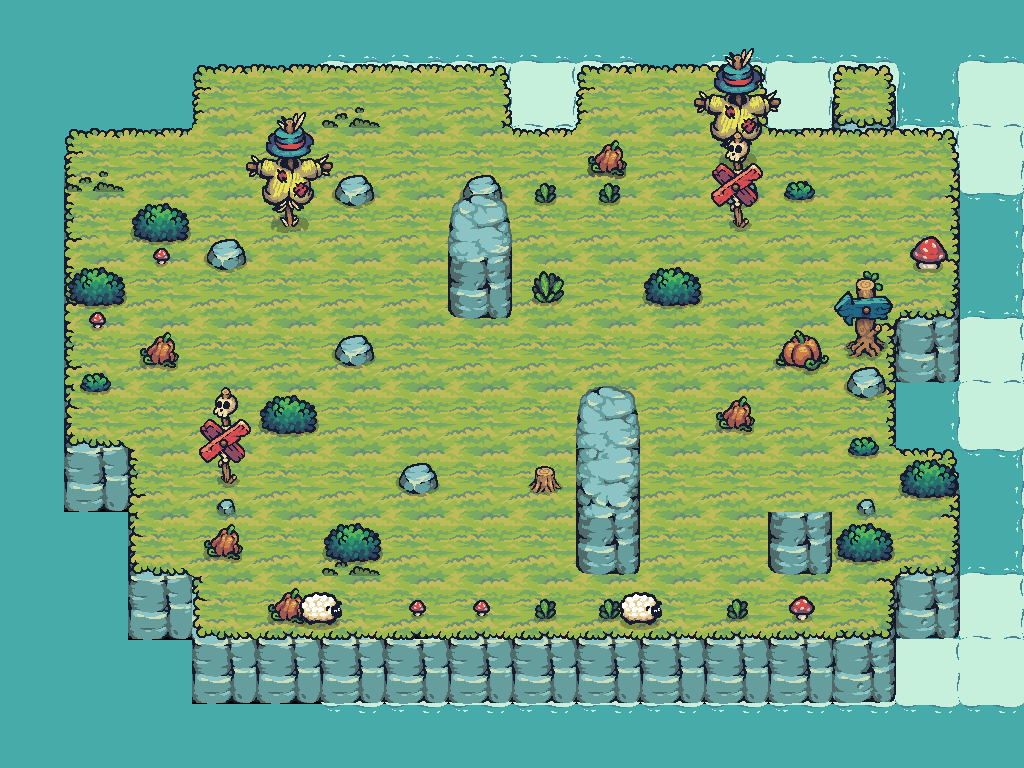

Tiled map render using the project's own tile images. Description and the map definition, with tile-layer contents summarised, below:
An orthogonal 16x12 tile map with 64x64 px tiles, 11 tile layers (Water, Foam, layerforedge, new game bg, ...), 25 tilesets and 36 objects (21x Block, 6x Tree, 5x Barrel, PlayerCheckpoint, AntiPlayerCheckpoint, ...).

<map version="1.10" tiledversion="1.11.0" orientation="orthogonal" renderorder="right-down" width="16" height="12" tilewidth="64" tileheight="64" infinite="0" nextlayerid="28" nextobjectid="11">
<properties>
  <property name="Star1" type="int" value="24" />
  <property name="Star2" type="int" value="30" />
  <property name="Star3" type="int" value="35" />
 </properties>
 <tileset firstgid="1" source="Terrain.tsx" />
 <tileset firstgid="41" source="Castle_Red.tsx" />
 <tileset firstgid="61" source="Tree.tsx" />
 <tileset firstgid="169" source="17.tsx" />
 <tileset firstgid="171" source="Tower_Blue.tsx" />
 <tileset firstgid="179" source="01.tsx" />
 <tileset firstgid="180" source="06.tsx" />
 <tileset firstgid="181" source="18.tsx" />
 <tileset firstgid="190" source="09.tsx" />
 <tileset firstgid="191" source="12.tsx" />
 <tileset firstgid="192" source="16.tsx" />
 <tileset firstgid="194" source="Castle_Destroyed.tsx" />
 <tileset firstgid="214" source="HappySheep_Idle.tsx" />
 <tileset firstgid="222" source="Tree_192.tsx" />
 <tileset firstgid="234" source="Water.tsx" />
 <tileset firstgid="235" source="Foam_192.tsx" />
 <tileset firstgid="243" source="Tilemap_Elevation.tsx" />
 <tileset firstgid="275" source="02.tsx" />
 <tileset firstgid="276" source="03.tsx" />
 <tileset firstgid="277" source="04.tsx" />
 <tileset firstgid="278" source="07.tsx" />
 <tileset firstgid="279" source="10.tsx" />
 <tileset firstgid="280" source="TX Props.tsx" />
 <tileset firstgid="344" source="13.tsx" />
 <tileset firstgid="345" source="11.tsx" />
 <group id="26" name="Common">
  <layer id="13" name="Water" width="16" height="12">
   <data>[192 cells, 88 non-empty, 1 distinct tile ids]</data>
  </layer>
  <layer id="14" name="Foam" width="16" height="12" offsetx="128" offsety="0">
   <data>[192 cells, 44 non-empty, 1 distinct tile ids]</data>
  </layer>
  <layer id="19" name="layerforedge" width="16" height="12">
   <data>[192 cells, 30 non-empty, 11 distinct tile ids]</data>
  </layer>
  <layer id="15" name="new game bg" width="16" height="12">
   <data>[192 cells, 128 non-empty, 12 distinct tile ids]</data>
  </layer>
  <layer id="24" name="eat" width="16" height="12">
   <data>[192 cells, 5 non-empty, 3 distinct tile ids]</data>
  </layer>
  <layer id="27" name="grass" width="16" height="12">
   <data>[192 cells, 3 non-empty, 1 distinct tile ids]</data>
  </layer>
  <layer id="17" name="props" width="16" height="12" offsetx="0" offsety="32">
   <data>[192 cells, 17 non-empty, 7 distinct tile ids]</data>
  </layer>
  <layer id="18" name="propsLayer2" width="16" height="12">
   <data>[192 cells, 15 non-empty, 12 distinct tile ids]</data>
  </layer>
  <objectgroup id="21" name="TreesOutSideGameGrid" class="TreesOutSideGameGrid">
   <object id="3" name="Tree" type="Tree" x="192" y="128" width="64" height="64" />
   <object id="5" name="Tree" type="Tree" x="256" y="128" width="64" height="64" />
   <object id="6" name="Tree" type="Tree" x="384" y="128" width="64" height="64" />
   <object id="7" name="Tree" type="Tree" x="832" y="192" width="64" height="64" />
   <object id="8" name="Tree" type="Tree" x="640" y="128" width="64" height="64" />
   <object id="9" name="Tree" type="Tree" x="192" y="320" width="64" height="64" />
  </objectgroup>
  <layer id="22" name="AheadOfTreesProps" width="16" height="12">
   <data>[192 cells, 6 non-empty, 6 distinct tile ids]</data>
  </layer>
  <objectgroup id="30" name="CollisionblocksForGrid">
   <object id="101" name="Block" type="Block" x="256" y="128" width="576" height="64" />
   <object id="102" name="Block" type="Block" x="256" y="576" width="576" height="64" />
   <object id="103" name="Block" type="Block" x="192" y="192" width="64" height="384" />
   <object id="104" name="Block" type="Block" x="831" y="192" width="64" height="384" />
  </objectgroup>
  <layer id="25" name="BottomEdge" width="16" height="12">
   <data>[192 cells, 2 non-empty, 1 distinct tile ids]</data>
  </layer>
 </group>
 <layer id="13" name="CollisionblockTileLayer" width="16" height="12">
  <data>[192 cells, 26 non-empty, 21 distinct tile ids]</data>
 </layer>
 <objectgroup id="5" name="Collisionblocks">
  <object id="1" name="Block" type="Block" x="256" y="192" width="64" height="64" />
  <object id="2" name="Block" type="Block" x="448" y="192" width="64" height="64" />
  <object id="3" name="Block" type="Block" x="704" y="192" width="64" height="64" />
  <object id="5" name="Block" type="Block" x="448" y="256" width="64" height="64" />
  <object id="6" name="Block" type="Block" x="512" y="256" width="64" height="64" />
  <object id="8" name="Block" type="Block" x="640" y="256" width="64" height="64" />
  <object id="9" name="Block" type="Block" x="320" y="320" width="64" height="64" />
  <object id="12" name="Block" type="Block" x="768" y="320" width="64" height="64" />
  <object id="13" name="Block" type="Block" x="256" y="384" width="64" height="64" />
  <object id="14" name="Block" type="Block" x="576" y="384" width="64" height="64" />
  <object id="15" name="Block" type="Block" x="704" y="384" width="64" height="64" />
  <object id="18" name="Block" type="Block" x="384" y="448" width="64" height="64" />
  <object id="20" name="Block" type="Block" x="512" y="448" width="64" height="64" />
  <object id="21" name="Block" type="Block" x="576" y="448" width="64" height="64" />
  <object id="24" name="Block" type="Block" x="320" y="512" width="64" height="64" />
  <object id="25" name="Block" type="Block" x="576" y="512" width="64" height="64" />
  <object id="26" name="Block" type="Block" x="768" y="512" width="64" height="64" />
 </objectgroup>
 <objectgroup id="6" name="Checkpoints">
  <object id="16" name="PlayerCheckpoint" type="PlayerCheckpoint" x="768" y="384" width="64" height="64" />
  <object id="17" name="AntiPlayerCheckpoint" type="AntiPlayerCheckpoint" x="320" y="448" width="64" height="64" />
 </objectgroup>
 <objectgroup id="7" name="Spawnpoints">
  <object id="4" name="Barrel" type="Barrel" x="384" y="256" width="64" height="64" />
  <object id="7" name="Barrel" type="Barrel" x="576" y="256" width="64" height="64" />
  <object id="10" name="Barrel" type="Barrel" x="448" y="320" width="64" height="64" />
  <object id="11" name="Barrel" type="Barrel" x="704" y="320" width="64" height="64" />
  <object id="19" name="Barrel" type="Barrel" x="448" y="448" width="64" height="64" />
  <object id="22" name="AntiPlayer" type="AntiPlayer" x="640" y="448" width="64" height="64" />
  <object id="23" name="Player" type="Player" x="256" y="512" width="64" height="64" />
 </objectgroup>
</map>
